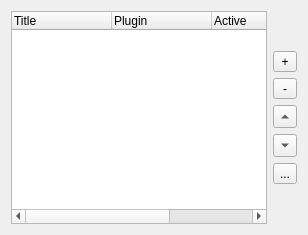
     <widget class="QWidget" name="infoPluginsTab">
      <attribute name="title">
       <string>&amp;Info plugins</string>
      </attribute>
      <layout class="QHBoxLayout" name="horizontalLayout_3">
       <item>
        <widget class="QTreeWidget" name="infoPluginList">
         <property name="toolTip">
          <string>&lt;html&gt;The list of info plugins. Info plugins are displayed in the upper part of the main window.&lt;/html&gt;</string>
         </property>
         <property name="alternatingRowColors">
          <bool>true</bool>
         </property>
         <property name="rootIsDecorated">
          <bool>false</bool>
         </property>
         <property name="uniformRowHeights">
          <bool>true</bool>
         </property>
         <column>
          <property name="text">
           <string comment="Info plugins table list header">Title</string>
          </property>
          <property name="toolTip">
           <string>&lt;html&gt;The title of the plugin will be displayed in the main window&lt;/html&gt;</string>
          </property>
         </column>
         <column>
          <property name="text">
           <string comment="Info plugins table list header">Plugin</string>
          </property>
          <property name="toolTip">
           <string>&lt;html&gt;The plugin command (with any parameters)&lt;/html&gt;</string>
          </property>
         </column>
         <column>
          <property name="text">
           <string comment="Info plugins table list header">Active</string>
          </property>
         </column>
         <column>
          <property name="text">
           <string comment="Info plugins table list header">Configuration</string>
          </property>
         </column>
        </widget>
       </item>
       <item>
        <widget class="QWidget" name="widget_2" native="true">
         <layout class="QVBoxLayout" name="verticalLayout_8">
          <property name="leftMargin">
           <number>0</number>
          </property>
          <property name="topMargin">
           <number>0</number>
          </property>
          <property name="rightMargin">
           <number>0</number>
          </property>
          <property name="bottomMargin">
           <number>0</number>
          </property>
          <item>
           <spacer name="verticalSpacer_6">
            <property name="orientation">
             <enum>Qt::Vertical</enum>
            </property>
            <property name="sizeHint" stdset="0">
             <size>
              <width>20</width>
              <height>40</height>
             </size>
            </property>
           </spacer>
          </item>
          <item>
           <widget class="QToolButton" name="addInfoPluginButton">
            <property name="sizePolicy">
             <sizepolicy hsizetype="Minimum" vsizetype="Fixed">
              <horstretch>0</horstretch>
              <verstretch>0</verstretch>
             </sizepolicy>
            </property>
            <property name="toolTip">
             <string>Add info plugin</string>
            </property>
            <property name="text">
             <string>+</string>
            </property>
           </widget>
          </item>
          <item>
           <widget class="QToolButton" name="removeInfoPluginButton">
            <property name="sizePolicy">
             <sizepolicy hsizetype="Minimum" vsizetype="Fixed">
              <horstretch>0</horstretch>
              <verstretch>0</verstretch>
             </sizepolicy>
            </property>
            <property name="toolTip">
             <string>Removed selected info plugin</string>
            </property>
            <property name="text">
             <string>-</string>
            </property>
           </widget>
          </item>
          <item>
           <widget class="QToolButton" name="infoPluginUpButton">
            <property name="sizePolicy">
             <sizepolicy hsizetype="Minimum" vsizetype="Fixed">
              <horstretch>0</horstretch>
              <verstretch>0</verstretch>
             </sizepolicy>
            </property>
            <property name="toolTip">
             <string>Move selected info plugin up</string>
            </property>
            <property name="text">
             <string/>
            </property>
            <property name="arrowType">
             <enum>Qt::UpArrow</enum>
            </property>
           </widget>
          </item>
          <item>
           <widget class="QToolButton" name="infoPluginDownButton">
            <property name="sizePolicy">
             <sizepolicy hsizetype="Minimum" vsizetype="Fixed">
              <horstretch>0</horstretch>
              <verstretch>0</verstretch>
             </sizepolicy>
            </property>
            <property name="toolTip">
             <string>Move selected info plugin down</string>
            </property>
            <property name="text">
             <string>...</string>
            </property>
            <property name="arrowType">
             <enum>Qt::DownArrow</enum>
            </property>
           </widget>
          </item>
          <item>
           <widget class="QToolButton" name="infoPluginSettingsButton">
            <property name="sizePolicy">
             <sizepolicy hsizetype="Minimum" vsizetype="Fixed">
              <horstretch>0</horstretch>
              <verstretch>0</verstretch>
             </sizepolicy>
            </property>
            <property name="toolTip">
             <string>Change settings for selected info plugin</string>
            </property>
            <property name="text">
             <string>...</string>
            </property>
           </widget>
          </item>
          <item>
           <spacer name="verticalSpacer_3">
            <property name="orientation">
             <enum>Qt::Vertical</enum>
            </property>
            <property name="sizeHint" stdset="0">
             <size>
              <width>20</width>
              <height>40</height>
             </size>
            </property>
           </spacer>
          </item>
         </layout>
        </widget>
       </item>
      </layout>
     </widget>
